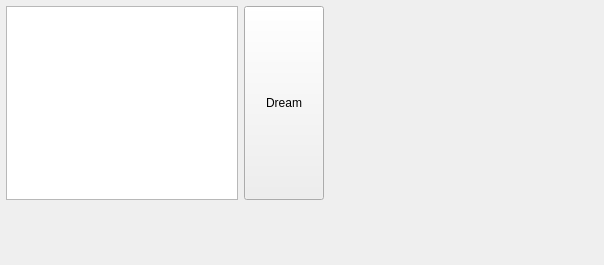
<?xml version="1.0" encoding="UTF-8"?>
<ui version="4.0">
 <class>Prompt</class>
 <widget class="QWidget" name="Prompt">
  <property name="geometry">
   <rect>
    <x>0</x>
    <y>0</y>
    <width>604</width>
    <height>265</height>
   </rect>
  </property>
  <property name="baseSize">
   <size>
    <width>400</width>
    <height>70</height>
   </size>
  </property>
  <property name="windowTitle">
   <string>Prompt</string>
  </property>
  <property name="styleSheet">
   <string notr="true"/>
  </property>
  <widget class="QWidget" name="">
   <property name="geometry">
    <rect>
     <x>6</x>
     <y>6</y>
     <width>318</width>
     <height>194</height>
    </rect>
   </property>
   <layout class="QHBoxLayout" name="horizontalLayout">
    <item>
     <widget class="QTextEdit" name="textEdit"/>
    </item>
    <item>
     <widget class="QPushButton" name="runButton">
      <property name="sizePolicy">
       <sizepolicy hsizetype="Minimum" vsizetype="Expanding">
        <horstretch>0</horstretch>
        <verstretch>0</verstretch>
       </sizepolicy>
      </property>
      <property name="text">
       <string>Dream</string>
      </property>
     </widget>
    </item>
   </layout>
  </widget>
 </widget>
 <resources/>
 <connections/>
</ui>
